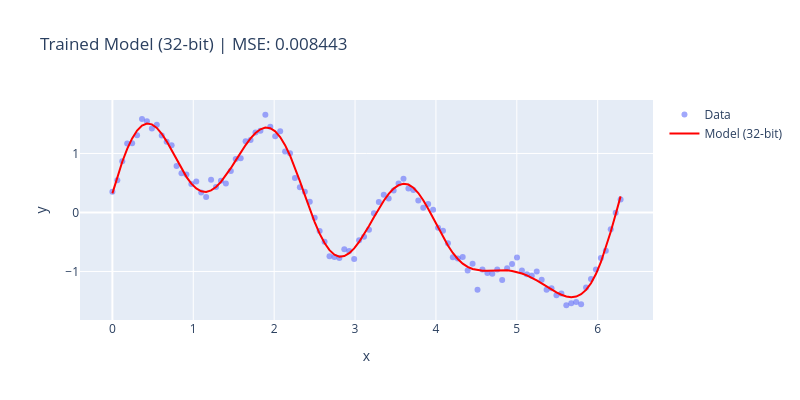

Source (notebook cell):
### Code cell
# Visualize trained model fit
with torch.no_grad():
    predictions = model(x_normalized).numpy().flatten()

fig = go.Figure()
fig.add_trace(go.Scatter(x=x, y=y, mode='markers', name='Data', marker=dict(size=6, opacity=0.6)))
fig.add_trace(go.Scatter(x=x, y=predictions, mode='lines', name='Model (32-bit)', line=dict(color='red', width=2)))

fig.update_layout(
    title=f'Trained Model (32-bit) | MSE: {final_loss:.6f}',
    xaxis_title='x',
    yaxis_title='y',
    width=800, height=400
)
fig.show()
